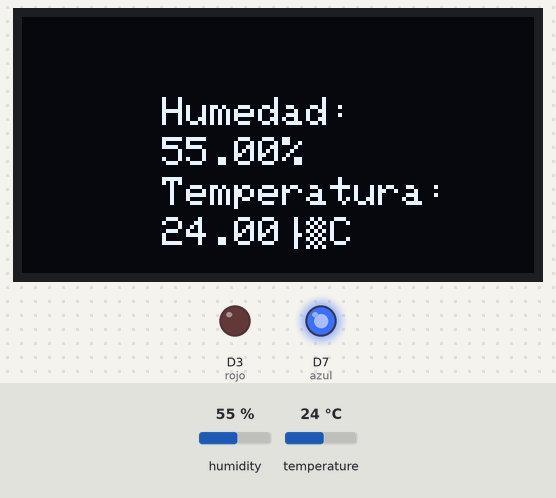
Simulated run of this sketch. Board: ESP8266 (NodeMCU). Parts: 128×64 one-colour display, output pins drawn as LEDs (lit = HIGH). The inputs (shaded band) are chosen by the test bench; at power-on: temperature 24 °C, humidity 55 %. What the sketch prints to the serial monitor is not drawn.

Above: at 1.8 s.
1.9 s: temperature set to 28 °C
At 4.4 s:
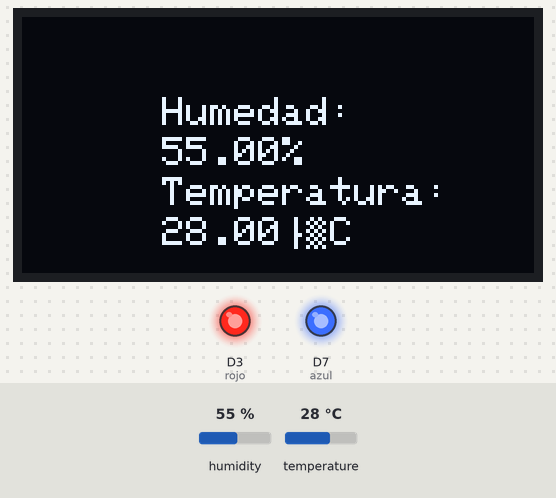
4.8 s: humidity set to 51 %
At 6.2 s:
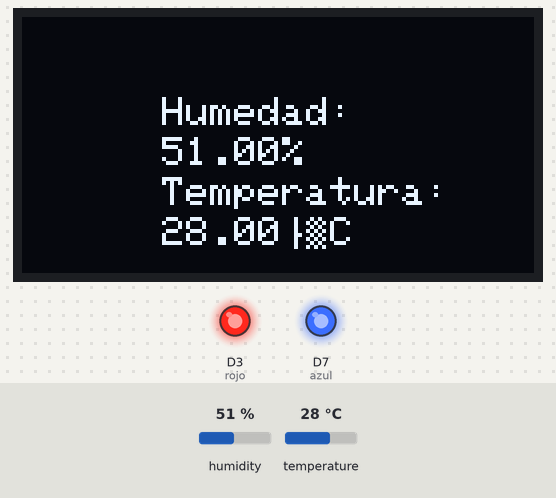
7.7 s: humidity set to 48 %
At 10.0 s:
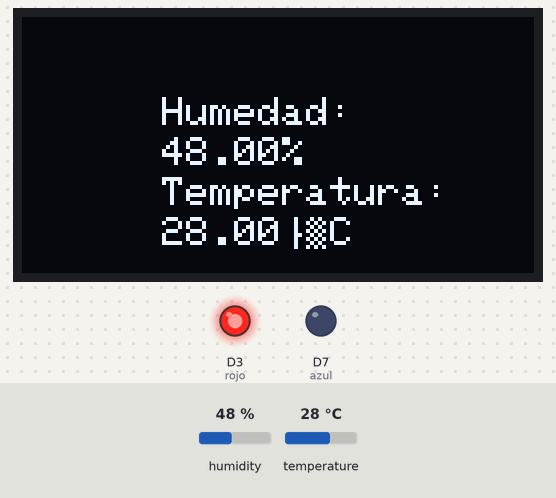
11.0 s: temperature set to 24 °C
At 11.9 s:
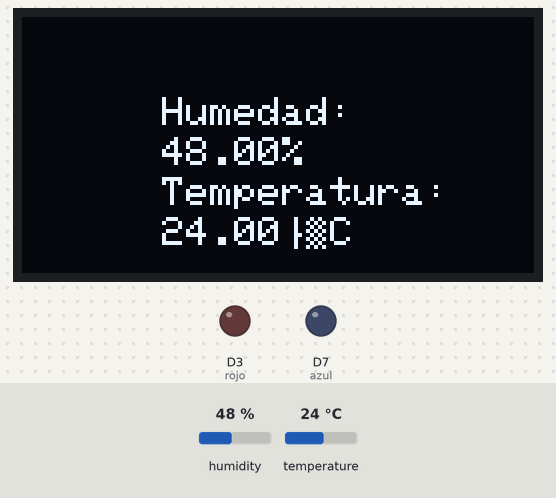
Timing chart, 0 to 14.0 s (numbered marks = the images above; inputs shaded):
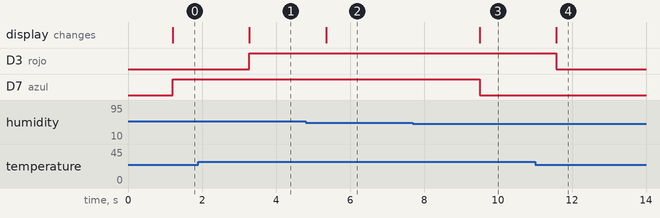

The sketch:

sensorypantalla.ino
```cpp
#include "DHT.h"
#include <Wire.h>
#include <Adafruit_GFX.h>
#include <Adafruit_SSD1306.h>
#define DHTPIN D4
#define DHTTYPE DHT11
#define rojo D3
#define azul D7
#define ANCHO 128
#define ALTO 64
#define OLED_RESET 0
#define i2c_dir 0x3C
Adafruit_SSD1306 oled(ANCHO,ALTO,&Wire,OLED_RESET);

DHT dht(DHTPIN, DHTTYPE);

void setup() {
  Wire.begin();
  Serial.begin(115200);
  oled.begin(SSD1306_SWITCHCAPVCC, i2c_dir);
  oled.clearDisplay();
  oled.display();
  delay(100);

oled.println(F("DHTxx test!"));
dht.begin();
pinMode(rojo, OUTPUT);
pinMode(azul, OUTPUT);

}

void loop() {
delay(1000); //Es un sensor lento, por lo que hay que darle tiempo.
float h = dht.readHumidity();
float t = dht.readTemperature();

if (isnan(h) || isnan(t)) {
oled.println(F("Failed to read from DHT sensor!"));
return;
}

  oled.clearDisplay();
  oled.setTextColor(WHITE);

  oled.setTextSize(1);
  oled.setCursor(35,20);
  oled.print(F("Humedad:"));
  oled.setTextSize(1);
  oled.setCursor(35,30);
  oled.print(h);
  oled.print("%");
  oled.setTextSize(1);
  oled.setCursor(35,40);
  oled.print(F("Temperatura:"));
  oled.setTextSize(1);
  oled.setCursor(35,50);
  oled.print(t);
  oled.print(F("°C "));


  oled.display();

  if (isnan(h) || isnan(t)) {
Serial.println(F("Failed to read from DHT sensor!"));
return;
}

Serial.print(F("Humedad: "));
Serial.print(h);
Serial.print(F("% Temperatura: "));
Serial.print(t);
Serial.println(F("°C "));

if(h>=50){
  digitalWrite(azul, HIGH);
}
if(h<50){
  digitalWrite(azul, LOW);
}

if(t>25){
  digitalWrite(rojo, HIGH);
}else {
  digitalWrite(rojo, LOW);
}

}
```

Measured:
- the behaviour switches between 50 and 49 % on humidity (found by bisection; images 2 and 3)
- the behaviour switches between 26 and 25 °C on temperature (found by bisection; images 3 and 4)
- after the input at 1.9 s, D3 (rojo): LOW → HIGH after 1.4 s; the display: changes after 1.4 s (image 1)
- after the input at 4.8 s, the display: changes after 0.55 s (image 2)
- after the input at 7.7 s, D7 (azul): HIGH → LOW after 1.8 s; the display: changes after 1.8 s (image 3)
- after the input at 11.0 s, D3 (rojo): HIGH → LOW after 0.58 s; the display: changes after 0.58 s (image 4)
